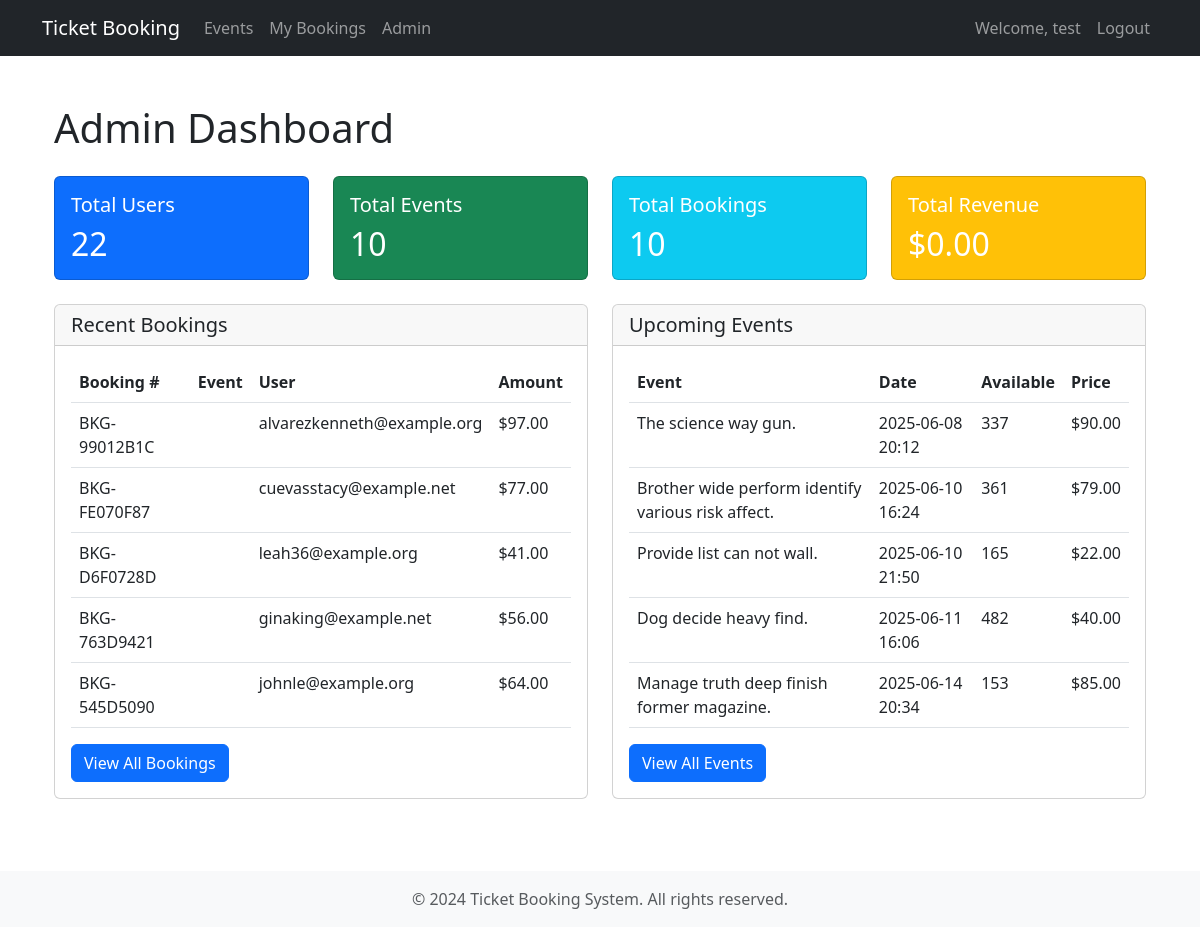
Before: /admin/dashboard (signed in) with the older database file.
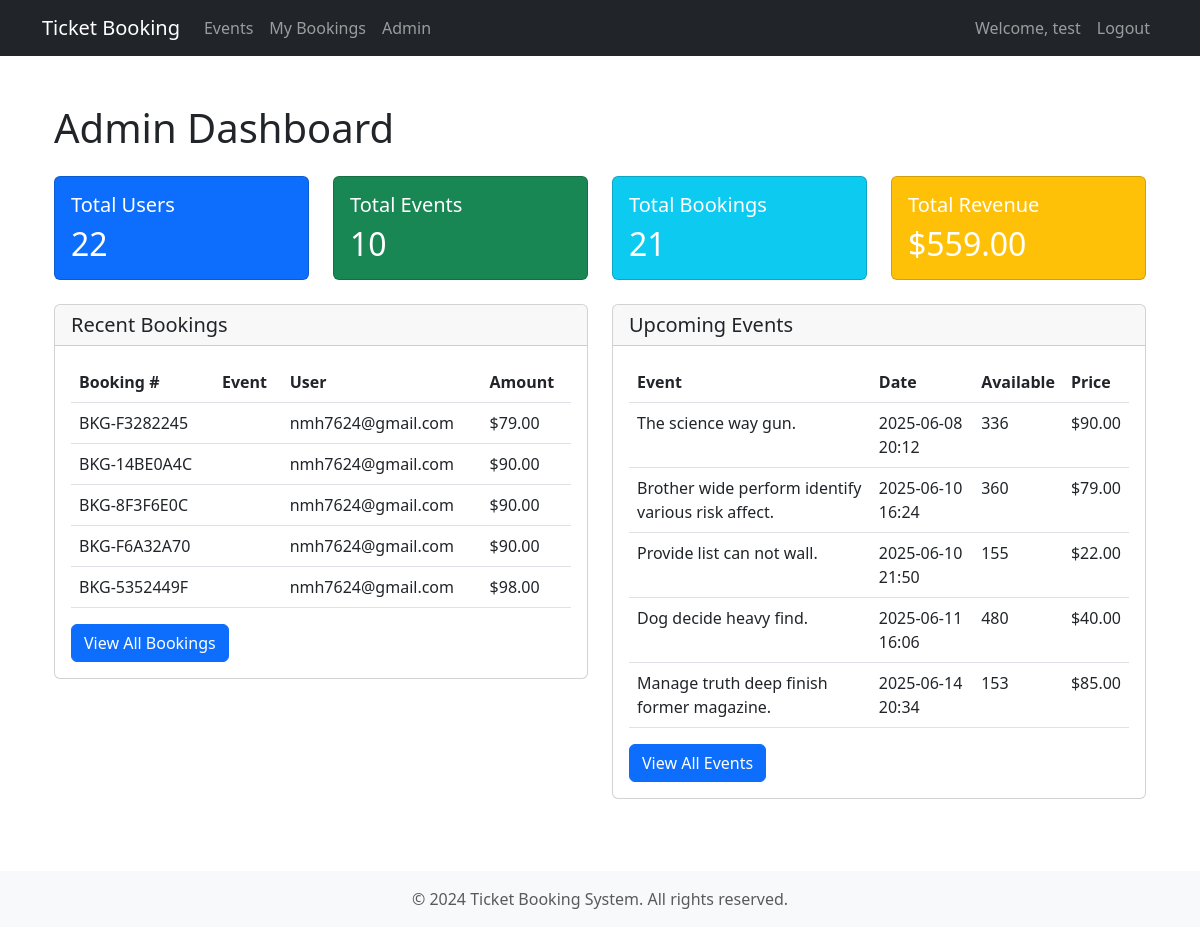
After: the same page with the newer database file.
### app/models/booking.py (models this page shows, shortened)
class Booking(db.Model):
    __tablename__ = 'bookings'
    id = db.Column(db.Integer, primary_key=True)
    booking_number = db.Column(db.String(50), unique=True, nullable=False)
    user_id = db.Column(db.Integer, db.ForeignKey('users.id'), nullable=False)
    event_id = db.Column(db.Integer, db.ForeignKey('events.id'), nullable=False)
    quantity = db.Column(db.Integer, nullable=False)
    total_amount = db.Column(db.Float, nullable=False)
    status = db.Column(db.String(20), default='pending')  # pending, confirmed, cancelled
    payment_status = db.Column(db.String(20), default='pending')  # pending, paid, refunded
    payment_id = db.Column(db.String(100))
    created_at = db.Column(db.DateTime, default=datetime.utcnow)
    updated_at = db.Column(db.DateTime, default=datetime.utcnow, onupdate=datetime.utcnow)
    tickets = db.relationship('Ticket', backref='booking', lazy=True)
    event = db.relationship('Event', backref='bookings', lazy=True)
    payments = db.relationship('Payment', backref='booking', lazy=True)

### app/models/user.py (models this page shows, shortened)
class User(UserMixin, db.Model):
    __tablename__ = "users"
    id = db.Column(db.Integer, primary_key=True)
    email = db.Column(db.String(120), unique=True, nullable=False)
    password_hash = db.Column(db.String(255), nullable=False)
    first_name = db.Column(db.String(50), nullable=False)
    last_name = db.Column(db.String(50), nullable=False)
    phone = db.Column(db.String(20))
    is_active = db.Column(db.Boolean, default=True)
    role_id = db.Column(db.Integer, db.ForeignKey("roles.id"))
    created_at = db.Column(db.DateTime, default=datetime.utcnow)
    updated_at = db.Column(
        db.DateTime, default=datetime.utcnow, onupdate=datetime.utcnow
    )
    is_confirmed = db.Column(db.Boolean, default=False)
    confirmed_at = db.Column(db.DateTime)
    bookings = db.relationship("Booking", backref="user", lazy=True)
    def can(self, permission):
        return (
            self.role is not None
            and self.is_active
            and self.role.has_permission(permission)
        )
    def is_administrator(self):
        return self.can(Permission.MANAGE_USERS)
    @property
    def is_admin(self):
        return self.is_administrator()

### app/models/event.py (models this page shows, shortened)
class Event(db.Model):
    __tablename__ = "events"
    id = db.Column(db.Integer, primary_key=True)
    title = db.Column(db.String(200), nullable=False)
    description = db.Column(db.Text)
    status = db.Column(db.String(50), default="draft")
    venue = db.Column(db.String(200), nullable=False)
    event_date = db.Column(db.DateTime, nullable=False)
    total_tickets = db.Column(db.Integer, nullable=False)
    available_tickets = db.Column(db.Integer, nullable=False)
    price = db.Column(db.Float, nullable=False)
    category = db.Column(db.String(50))
    image_url = db.Column(db.String(500))
    is_active = db.Column(db.Boolean, default=True)
    created_at = db.Column(db.DateTime, default=datetime.utcnow)
    updated_at = db.Column(
        db.DateTime, default=datetime.utcnow, onupdate=datetime.utcnow
    )
    tickets = db.relationship("Ticket", backref="event", lazy=True)

### app/routes/admin.py (the view)
@admin_bp.route("/dashboard")
@permission_required(Permission.VIEW_DASHBOARD)
def dashboard():
    total_users = User.query.count()
    total_events = Event.query.count()
    total_bookings = Booking.query.count()
    recent_bookings = Booking.query.order_by(Booking.created_at.desc()).limit(5).all()
    upcoming_events = (
        Event.query.filter(Event.event_date >= datetime.now())
        .order_by(Event.event_date)
        .limit(5)
        .all()
    )
    total_revenue = (
        db.session.query(db.func.sum(Booking.total_amount))
        .filter(Booking.status == "confirmed")
        .scalar()
        or 0
    )
    return render_template(
        "admin/dashboard.html",
        total_users=total_users,
        total_events=total_events,
        total_bookings=total_bookings,
        total_revenue=total_revenue,
        recent_bookings=recent_bookings,
        upcoming_events=upcoming_events,
    )

### app/models/role.py (called while the page is built)
    def has_permission(self, permission):
        return self.permissions & permission == permission

### app/routes/auth.py (called while the page is built)
@auth_bp.before_app_request
def before_request():
    if current_user.is_authenticated and not current_user.is_confirmed \
        and request.blueprint != 'auth' \
        and request.endpoint != 'static':
        return redirect(url_for('auth.unconfirmed'))

### app/utils/filters.py (called while the page is built)
def format_price(value):
    return f"${value:,.2f}"

### app/templates/admin/dashboard.html (shortened to what the changed rows need)
{% extends "base.html" %}
{% block content %}
<div class="container py-4">
    <h1 class="mb-4">Admin Dashboard</h1>
    <div class="row mb-4">
        <div class="col-md-3">
            <div class="card bg-primary text-white">
                <div class="card-body">
                    <h2 class="card-text">{{ total_users }}</h2>
                </div>
            </div>
        </div>
        <div class="col-md-3">
            <div class="card bg-success text-white">
                <div class="card-body">
                    <h2 class="card-text">{{ total_events }}</h2>
                </div>
            </div>
        </div>
        <div class="col-md-3">
            <div class="card bg-info text-white">
                <div class="card-body">
                    <h5 class="card-title">Total Bookings</h5>
                    <h2 class="card-text">{{ total_bookings }}</h2>
                </div>
            </div>
        </div>
        <div class="col-md-3">
            <div class="card bg-warning text-white">
                <div class="card-body">
                    <h5 class="card-title">Total Revenue</h5>
                    <h2 class="card-text">{{ total_revenue | format_price }}</h2>
                </div>
            </div>
        </div>
    </div>
    <div class="row">
        <div class="col-md-6">
            <div class="card">
                <div class="card-body">
                    <div class="table-responsive">
                        <table class="table">
                            <thead>
                                <tr>
                                    <th>Booking #</th>
                                    <th>Event</th>
                                    <th>User</th>
                                    <th>Amount</th>
                                </tr>
                            </thead>
                            <tbody>
                                {% for booking in recent_bookings %}
                                <tr>
                                    <td>{{ booking.booking_number }}</td>
                                    <td>{{ booking.event.name }}</td>
                                    <td>{{ booking.user.email }}</td>
                                    <td>{{ booking.total_amount | format_price }}</td>
                                </tr>
                                {% endfor %}
                            </tbody>
                        </table>
                    </div>
                </div>
            </div>
        </div>
        <div class="col-md-6">
            <div class="card">
                <div class="card-body">
                    <div class="table-responsive">
                        <table class="table">
                            <thead>
                                <tr>
                                    <th>Event</th>
                                    <th>Date</th>
                                    <th>Available</th>
                                    <th>Price</th>
                                </tr>
                            </thead>
                            <tbody>
                                {% for event in upcoming_events %}
                                <tr>
                                    <td>{{ event.title }}</td>
                                    <td>{{ event.event_date.strftime('%Y-%m-%d %H:%M') }}</td>
                                    <td>{{ event.available_tickets }}</td>
                                    <td>{{ event.price | format_price }}</td>
                                </tr>
                                {% endfor %}
                            </tbody>
                        </table>
                    </div>
                </div>
            </div>
        </div>
    </div>
</div>
{% endblock %}

Changed rows visible on the page:
no longer on this page (row edited): Booking: booking_number "BKG-99012B1C", user.email "alvarezkenneth@example.org", total_amount "$97.00"
no longer on this page (row edited): Booking: booking_number "BKG-FE070F87", user.email "cuevasstacy@example.net", total_amount "$77.00"
no longer on this page (row edited): Booking: booking_number "BKG-D6F0728D", user.email "leah36@example.org", total_amount "$41.00"
no longer on this page (row edited): Booking: booking_number "BKG-763D9421", user.email "ginaking@example.net", total_amount "$56.00"
no longer on this page (row edited): Booking: booking_number "BKG-545D5090", user.email "johnle@example.org", total_amount "$64.00"
added Booking: booking_number "BKG-F3282245", user.email "nmh7624@gmail.com", total_amount "$79.00"
added Booking: booking_number "BKG-14BE0A4C", user.email "nmh7624@gmail.com", total_amount "$90.00"
added Booking: booking_number "BKG-8F3F6E0C", user.email "nmh7624@gmail.com", total_amount "$90.00"
added Booking: booking_number "BKG-F6A32A70", user.email "nmh7624@gmail.com", total_amount "$90.00"
added Booking: booking_number "BKG-5352449F", user.email "nmh7624@gmail.com", total_amount "$98.00"
changed Event "The science way gun.": available_tickets "337" → "336"
changed Event "Brother wide perform identify various risk affect.": available_tickets "361" → "360"
changed Event "Provide list can not wall.": available_tickets "165" → "155"
changed Event "Dog decide heavy find.": available_tickets "482" → "480"
Other visible differences:
{{ total_bookings }}: "10" → "21"
{{ total_revenue | format_price }}: "$0.00" → "$559.00"
